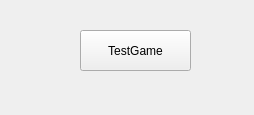
<?xml version="1.0" encoding="UTF-8"?>
<ui version="4.0">
 <class>Form</class>
 <widget class="QWidget" name="Form">
  <property name="geometry">
   <rect>
    <x>0</x>
    <y>0</y>
    <width>254</width>
    <height>115</height>
   </rect>
  </property>
  <property name="windowTitle">
   <string>Form</string>
  </property>
  <widget class="QPushButton" name="pushButton">
   <property name="geometry">
    <rect>
     <x>80</x>
     <y>30</y>
     <width>111</width>
     <height>41</height>
    </rect>
   </property>
   <property name="text">
    <string>TestGame</string>
   </property>
  </widget>
 </widget>
 <resources/>
 <connections/>
</ui>
